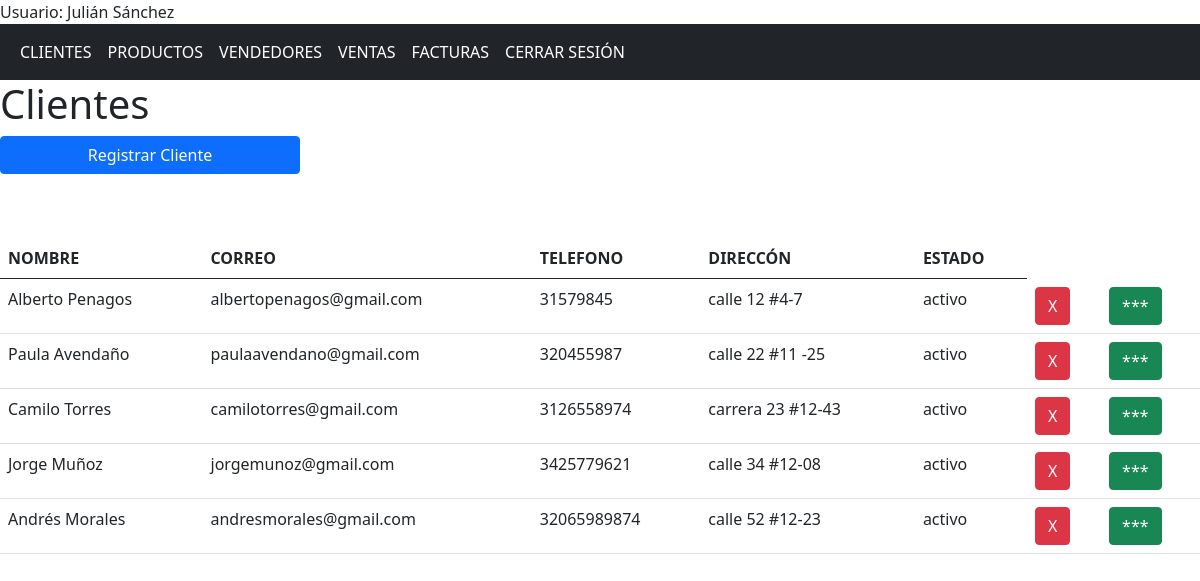
Page /clientes (signed in) on the committed database.
### app/models/models.py (models this page shows, shortened)
class Usuario(db.Model, UserMixin):
    id = db.Column(db.Integer, primary_key = True)
    nombre = db.Column(db.String(150), nullable = False)
    correo = db.Column(db.String(150), nullable = False, unique = True)
    contrasena = db.Column(db.String(150), nullable = False)

class Cliente(db.Model):
    id = db.Column(db.Integer, primary_key = True)
    nombre = db.Column(db.String(150), nullable = False)
    direccion = db.Column(db.String(150), nullable = False)
    telefono = db.Column(db.String(15), nullable = False)
    correo = db.Column(db.String(150), nullable = False, unique = True)
    tipo_cliente = db.Column(db.String(20), nullable = False)
    estado = db.Column(db.String(25), nullable = False)
    compras = db.relationship('Compra', backref = 'cliente', cascade="all, delete")
    facturas = db.relationship('Factura', backref ='cliente', cascade="all, delete")

### app/controllers/nav.py (the view)
@nav.route('/clientes')
@login_required
def clientes():
    clientes = Cliente.query.all()
    return render_template('clientes.html', clientes = clientes)

### app/templates/clientes.html (shortened to what this page needs)
{% extends "base.html" %}
{% block contenido %}
    <div class="row">
        <h1>Clientes</h1>
    </div>
    <button class=" btn btn-primary col-sm-3 mb-3" id="registrar">Registrar Cliente</button>
    <div class="row mt-5">
    <div class="col">
        <table class="table table-hover">
            <tr>
                <th>NOMBRE</th>
                <th>CORREO</th>
                <th>TELEFONO</th>
                <th>DIRECCÓN</th>
                <th>ESTADO</th>
            </tr>
            <tbody id="tbody">
                {% for cliente in clientes%}
                <tr>
                    <td>{{cliente.nombre}}</td>
                    <td>{{cliente.correo}}</td>
                    <td>{{cliente.telefono}}</td>
                    <td>{{cliente.direccion}}</td>
                    <td>{{cliente.estado}}</td>
                    <form action="{{url_for('cliente.eliminar_cliente')}}" method="post">
                        <td><button class="btn btn-danger" name="id" value="{{cliente.id}}" type="submit">X</button></td>
                        <td><button class="btn btn-success boton_info" name="info" value="{{cliente.id}}" type="button">***</button></td>
                    </form>
                </tr>
                {% endfor%}
            </tbody>
        </table>
    </div>
    </div>
{% endblock %}

### app/templates/base.html (shortened to what this page needs)
<!DOCTYPE html>
<html lang="en">
<head>
    <link href="https://cdn.jsdelivr.net/npm/bootstrap@5.0.2/dist/css/bootstrap.min.css" rel="stylesheet">
    <link rel="stylesheet" href="{{ url_for('static', filename='css/styles.css') }}">
</head>
<body>
    {% if current_user.is_authenticated %}
    <div>Usuario: {{ current_user.nombre }}</div>
    {% endif %}
    <nav class="navbar navbar-expand-sm bg-dark navbar-dark">
        <div class="container-fluid">
            <ul class="navbar-nav">
                {% if current_user.is_authenticated %}
                <li class="nav-item">
                    <a class="nav-link active" href="{{url_for('nav.clientes')}}"> CLIENTES</a>
                </li>
                <li class="nav-item">
                    <a class="nav-link active" href="{{url_for('nav.productos')}}">PRODUCTOS</a>
                </li>
                <li class="nav-item">
                    <a class="nav-link active" href="{{url_for('nav.vendedores')}}">VENDEDORES</a>
                </li>
                <li class="nav-item">
                    <a class="nav-link active" href="{{url_for('nav.compras')}}">VENTAS</a>
                </li>
                <li class="nav-item">
                    <a class="nav-link active" href="{{url_for('nav.facturas')}}">FACTURAS</a>
                </li>
                <li class="nav-item">
                    <a class="nav-link active" href="{{url_for('aut.logout')}}">CERRAR SESIÓN</a>
                </li>
                {% endif %}
            </ul>
        </div>
    </nav>
    {%block contenido%}{%endblock%}
</body>
</html>

### rows in the picture
Usuario: nombre "Julián Sánchez"
Cliente: nombre "Alberto Penagos", correo "albertopenagos@gmail.com", telefono "31579845", direccion "calle 12 #4-7", estado "activo", {{ cliente.id }} 1 (drawn)
Cliente: nombre "Paula Avendaño", correo "paulaavendano@gmail.com", telefono "320455987", direccion "calle 22 #11 -25", estado "activo", {{ cliente.id }} 2 (drawn)
Cliente: nombre "Camilo Torres", correo "camilotorres@gmail.com", telefono "3126558974", direccion "carrera 23 #12-43", estado "activo", {{ cliente.id }} 3 (drawn)
Cliente: nombre "Jorge Muñoz", correo "jorgemunoz@gmail.com", telefono "3425779621", direccion "calle 34 #12-08", estado "activo", {{ cliente.id }} 4 (drawn)
Cliente: nombre "Andrés Morales", correo "andresmorales@gmail.com", telefono "32065989874", direccion "calle 52 #12-23", estado "activo", {{ cliente.id }} 5 (drawn)
